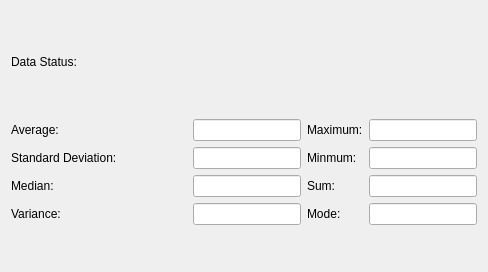
<?xml version="1.0" encoding="UTF-8"?>
<ui version="4.0">
 <class>Dialog</class>
 <widget class="QDialog" name="Dialog">
  <property name="geometry">
   <rect>
    <x>0</x>
    <y>0</y>
    <width>488</width>
    <height>272</height>
   </rect>
  </property>
  <property name="windowTitle">
   <string>Status of Data</string>
  </property>
  <property name="windowOpacity">
   <double>1.000000000000000</double>
  </property>
  <layout class="QGridLayout" name="gridLayout" rowstretch="1,8" columnstretch="0">
   <item row="1" column="0">
    <layout class="QHBoxLayout" name="horizontalLayout">
     <item>
      <layout class="QGridLayout" name="gridLayout_2" rowstretch="1,0,0,0" columnstretch="1,0,0,0">
       <item row="1" column="3">
        <widget class="QLineEdit" name="lineEdit_3"/>
       </item>
       <item row="0" column="2">
        <widget class="QLabel" name="max">
         <property name="text">
          <string>Maximum:</string>
         </property>
        </widget>
       </item>
       <item row="2" column="0">
        <widget class="QLabel" name="Median">
         <property name="text">
          <string>Median:</string>
         </property>
        </widget>
       </item>
       <item row="1" column="0">
        <widget class="QLabel" name="SD">
         <property name="text">
          <string>Standard Deviation:</string>
         </property>
        </widget>
       </item>
       <item row="1" column="1">
        <widget class="QLineEdit" name="lineEdit_5"/>
       </item>
       <item row="3" column="0">
        <widget class="QLabel" name="Variance">
         <property name="text">
          <string>Variance:</string>
         </property>
        </widget>
       </item>
       <item row="0" column="0">
        <widget class="QLabel" name="AVG">
         <property name="text">
          <string>Average:</string>
         </property>
        </widget>
       </item>
       <item row="1" column="2">
        <widget class="QLabel" name="MIN">
         <property name="text">
          <string>Minmum:</string>
         </property>
        </widget>
       </item>
       <item row="0" column="1">
        <widget class="QLineEdit" name="lineEdit"/>
       </item>
       <item row="0" column="3">
        <widget class="QLineEdit" name="lineEdit_4"/>
       </item>
       <item row="2" column="3">
        <widget class="QLineEdit" name="lineEdit_2"/>
       </item>
       <item row="2" column="1">
        <widget class="QLineEdit" name="lineEdit_6"/>
       </item>
       <item row="3" column="1">
        <widget class="QLineEdit" name="lineEdit_var"/>
       </item>
       <item row="3" column="3">
        <widget class="QLineEdit" name="lineEdit_mode"/>
       </item>
       <item row="2" column="2">
        <widget class="QLabel" name="Sum">
         <property name="text">
          <string>Sum:</string>
         </property>
        </widget>
       </item>
       <item row="3" column="2">
        <widget class="QLabel" name="Mode">
         <property name="text">
          <string>Mode:</string>
         </property>
        </widget>
       </item>
      </layout>
     </item>
    </layout>
   </item>
   <item row="0" column="0">
    <widget class="QLabel" name="label_7">
     <property name="maximumSize">
      <size>
       <width>16777215</width>
       <height>30</height>
      </size>
     </property>
     <property name="text">
      <string>Data Status:</string>
     </property>
    </widget>
   </item>
  </layout>
 </widget>
 <resources/>
 <connections/>
</ui>
